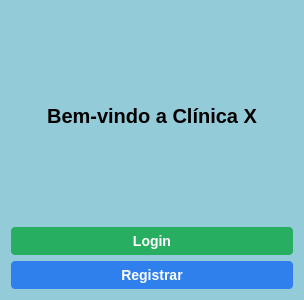
<?xml version="1.0" encoding="UTF-8"?>
<ui version="4.0">
 <class>Form</class>
 <widget class="QWidget" name="Form">
  <property name="geometry">
   <rect>
    <x>0</x>
    <y>0</y>
    <width>304</width>
    <height>300</height>
   </rect>
  </property>
  <property name="windowTitle">
   <string>Tela Inicial</string>
  </property>
  <property name="styleSheet">
   <string notr="true">QWidget#Form {
    background-color: #93cbd9;
}</string>
  </property>
  <layout class="QVBoxLayout" name="verticalLayout">
   <item>
    <widget class="QLabel" name="label">
     <property name="styleSheet">
      <string notr="true">    font-family: &quot;Arial&quot;, sans-serif;
    font-size: 20px;
    font-weight: bold;</string>
     </property>
     <property name="text">
      <string>Bem-vindo a Clínica X</string>
     </property>
     <property name="alignment">
      <set>Qt::AlignCenter</set>
     </property>
    </widget>
   </item>
   <item>
    <widget class="QPushButton" name="loginBTN">
     <property name="styleSheet">
      <string notr="true">QPushButton {
    background-color: #27ae60;
    color: white;
    border-radius: 4px;
    border: none;
    padding: 6px 12px;
    font-family: &quot;Arial&quot;, sans-serif;
    font-size: 14px;
    font-weight: bold;
}
QPushButton:hover {
    background-color: #219150;
}
</string>
     </property>
     <property name="text">
      <string>Login</string>
     </property>
    </widget>
   </item>
   <item>
    <widget class="QPushButton" name="registrarBTN">
     <property name="styleSheet">
      <string notr="true">QPushButton {
    background-color: #2f80ed;
    color: white;
    border: none;
    border-radius: 4px;
    padding: 6px 12px;
    font-family: &quot;Arial&quot;, sans-serif;
    font-size: 14px;
    font-weight: bold;
}
QPushButton:hover {
    background-color: #1c64d1;
}</string>
     </property>
     <property name="text">
      <string>Registrar</string>
     </property>
    </widget>
   </item>
  </layout>
 </widget>
 <resources/>
 <connections/>
</ui>
